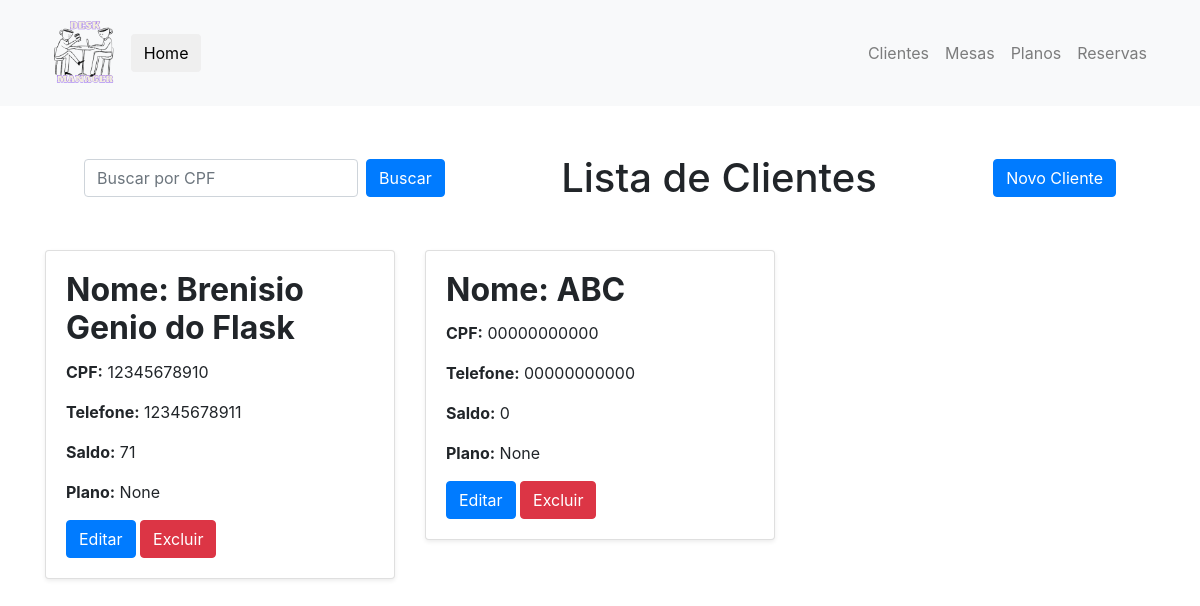
Screenshot of /clientes with the database file from the repository.
### desk_manager/models.py (models this page shows)
class Cliente(db.Model):
    __tablename__ = 'cliente'
    id: so.Mapped[str] = so.mapped_column(sa.String, primary_key=True, default=generate_hex_id)
    nome: so.Mapped[str] = so.mapped_column(sa.String, nullable=False)
    cpf: so.Mapped[str] = so.mapped_column(sa.String, unique=True, nullable=False)
    telefone: so.Mapped[str] = so.mapped_column(sa.String, nullable=False)
    tipo_plano_id: so.Mapped[str] = so.mapped_column(sa.String, sa.ForeignKey("plano.id"), nullable=True)
    plano: so.Mapped["PlanoDeUso"] = so.relationship("PlanoDeUso", back_populates="clientes")
    reservas: so.Mapped[list["Reserva"]] = so.relationship("Reserva", back_populates="cliente")
    saldo: so.Mapped[int] = so.mapped_column(sa.Integer, nullable=True, default=0)
    def to_dict(self):
        return {
            'id': self.id,
            'nome': self.nome,
            'cpf': self.cpf,
            'telefone': self.telefone,
            'plano': self.plano.nome_do_plano if self.plano else None,  # Referência ao plano
            'saldo': self.saldo,
        }

### desk_manager/routes/cliente.py (the view)
@CLIENTE.route('/clientes')
def lista_clientes():
    agora = datetime.utcnow()
    if agora.day == 1:
        clientes = Cliente.query.all()
        for cliente in clientes:
            cliente.saldo = 1
        db.session.commit()
    clientes = Cliente.query.all()
    clientes_dict = [cliente.to_dict() for cliente in clientes]
    cliente = Cliente.query.get('1ffe3bb2')
    return render_template('lista_clientes.html', clientes=clientes_dict)

### desk_manager/templates/lista_clientes.html (shortened to what this page needs)
{% extends "base.html" %}
{% block body %}
<div class="container my-5">
    <div class="d-flex justify-content-between align-items-center mb-5">
        <form id="buscarClienteForm" action="" method="GET" class="form-inline d-flex mx-4" onsubmit="buscarCliente(event)">
            <input type="text" id="cpfInput" class="form-control mr-2" placeholder="Buscar por CPF" required>
            <button type="submit" class="btn btn-primary">Buscar</button>
        </form>
        <h1 class="display-5 text-center my-0">Lista de Clientes</h1>
        <form action="{{ url_for('cliente.cadastrar_cliente') }}" method="GET" class="mx-4">
            <button type="submit" class="btn btn-primary">Novo Cliente</button>
        </form>
    </div>
</div>
    <div class="row">
        {% if cliente_escolhido %}
            <div class="col-md-6 offset-md-3">
                <h2 class="card-title"><strong>Cliente encontrado!</strong></h2>
                <div class="card shadow-sm">
                    <div class="card-body">
                        <h2 class="card-title"><strong>Nome: {{ cliente_escolhido["nome"] }}</strong></h2>
                        <p class="card-text"><strong>CPF:</strong> {{ cliente_escolhido["cpf"] }}</p>
                        <p class="card-text"><strong>Telefone:</strong> {{ cliente_escolhido["telefone"] }}</p>
                        <p class="card-text"><strong>Tipo do plano:</strong> {{ cliente_escolhido["plano"] }}</p>
                        <p class="card-text"><strong>Saldo:</strong> {{ cliente_escolhido["saldo"] }}</p>
                        <a href="{{ url_for('cliente.editar_cliente', cliente_id=cliente_escolhido['id']) }}" class="btn btn-primary">Editar</a>
                        <form action="{{ url_for('cliente.excluir_cliente', cliente_id=cliente_escolhido['id']) }}" method="POST" style="display:inline;">
                            <button type="submit" class="btn btn-danger">Excluir</button>
                        </form>
                    </div>
                </div>
            </div>
        {% elif clientes %}
            {% for cliente in clientes %}
            <div class="col-md-6 col-lg-4 mb-4">
                <div class="card shadow-sm">
                    <div class="card-body">
                        <h2 class="card-title"><strong>Nome: {{ cliente.nome }}</strong></h2>
                        <p class="card-text"><strong>CPF:</strong> {{ cliente.cpf }}</p>
                        <p class="card-text"><strong>Telefone:</strong> {{ cliente.telefone }}</p>
                        <p class="card-text"><strong>Saldo:</strong> {{ cliente.saldo }}</p>
                        <p class="card-text"><strong>Plano:</strong> {{ cliente.plano }}</p>
                        <a href="{{ url_for('cliente.editar_cliente', cliente_id=cliente.id) }}" class="btn btn-primary">Editar</a>
                        <form action="{{ url_for('cliente.excluir_cliente', cliente_id=cliente.id) }}" method="POST" style="display:inline;">
                            <button type="submit" class="btn btn-danger">Excluir</button>
                        </form>
                    </div>
                </div>
            </div>
            {% endfor %}
        {% else %}
            <div class="col-12">
                <p class="text-center">Não há clientes cadastrados.</p>
            </div>
        {% endif %}
    </div>
</div>
{% endblock %}

### rows the page displays
Cliente: nome "Brenisio Genio do Flask", cpf "12345678910", telefone "12345678911", saldo "71", plano "None"
Cliente: nome "ABC", cpf "00000000000", telefone "00000000000", saldo "0", plano "None"
